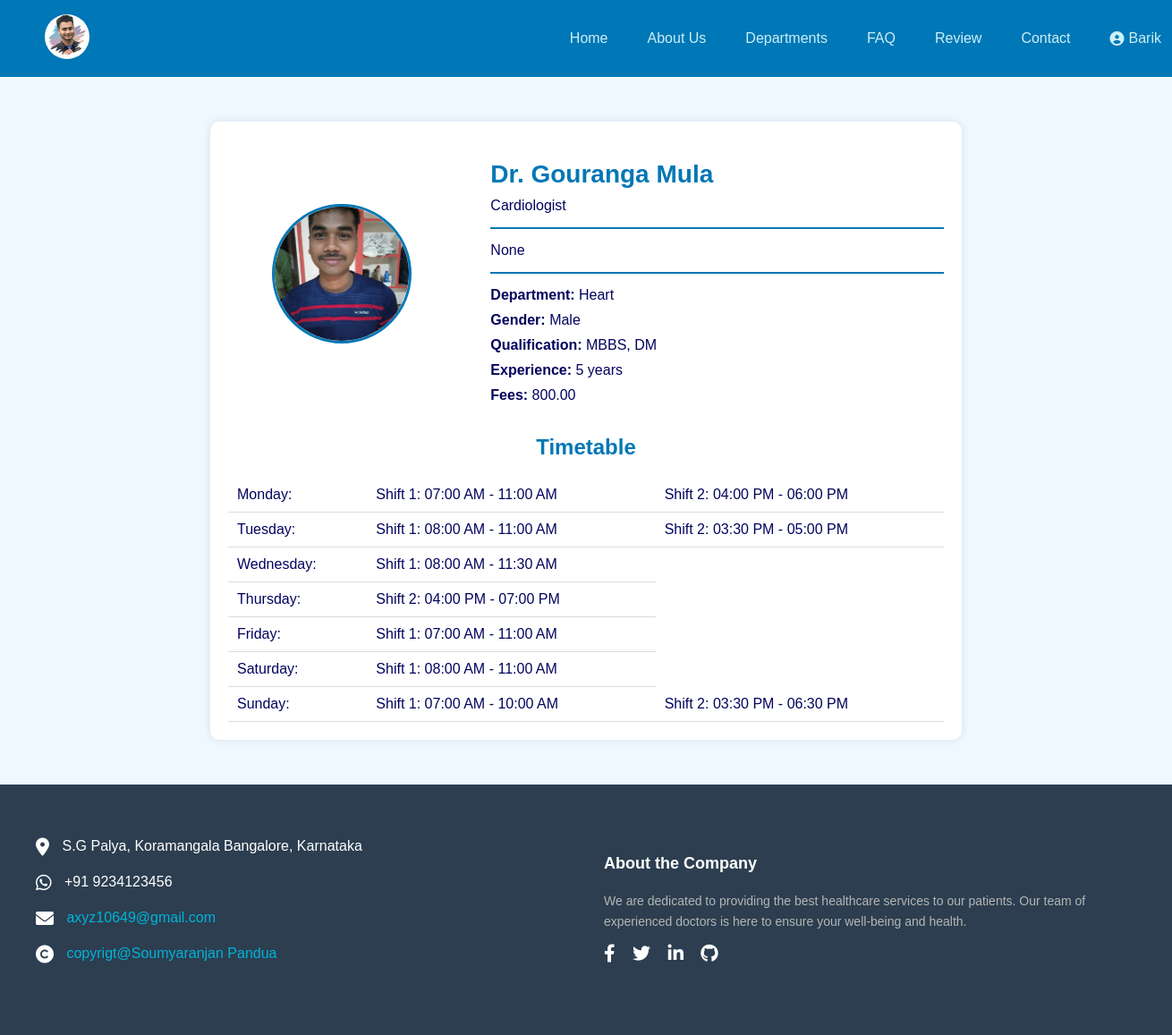
Page /readmore_doctor/1/ (signed in) on the committed database.
### website/models.py (models this page shows, shortened)
class WebsiteContent(models.Model):
    title = models.CharField(max_length=100, default="Doctor Appointment System")
    favicon = models.ImageField(upload_to='images/', default='images/favicon.ico')
    logo_image = models.ImageField(upload_to='images/', default='images/manas.jpg')
    home_image = models.ImageField(upload_to='images/', default='images/doctor.jpg')
    about_image = models.ImageField(upload_to='images/', default='images/about.jpg')
    teeth_image = models.ImageField(upload_to='images/', default='images/teeth.jpeg')
    faq_image = models.ImageField(upload_to='images/', default='images/faq.png')
    address_line1 = models.CharField(max_length=255, default="S.G Palya, Koramangala")
    address_line2 = models.CharField(max_length=255, default="Bangalore, Karnataka")
    phone_number = models.CharField(max_length=20, default="+91 9234123456")
    email = models.EmailField(default="axyz10649@gmail.com")
    copyright_text = models.CharField(max_length=255, default="copyrigt@Soumyaranjan Pandua")
    about_text = models.TextField(default="We are dedicated to providing the best healthcare services to our patients. Our team of experienced doctors is here to ensure your well-being and health.")
    domain = models.CharField(max_length=255, blank=True, null=True)

class Department(models.Model):
    name = models.CharField(max_length=100)
    image = models.ImageField(upload_to='images/')
    url = models.URLField(max_length=200)

### authapp/models.py (models this page shows, shortened)
class DoctorProfile(models.Model):
    user = models.OneToOneField(User, on_delete=models.CASCADE)
    phone = models.CharField(max_length=20)
    department = models.ForeignKey(Department, on_delete=models.SET_NULL, null=True)
    gender = models.CharField(max_length=10, choices=[('male', 'Male'), ('female', 'Female'), ('other', 'Other')])
    designation = models.CharField(max_length=100, blank=True, null=True)
    qualification = models.CharField(max_length=100, blank=True, null=True)
    experience = models.PositiveIntegerField(default=0)
    specialization = models.CharField(max_length=100, blank=True, null=True)
    bio = models.TextField(max_length=500, blank=True, null=True)
    consultant_fees = models.DecimalField(max_digits=10, decimal_places=2, default=0.00)
    profile_image = models.ImageField(upload_to='images/', blank=True, null=True)
    address = models.CharField(max_length=255, blank=True, null=True)
    is_doctor = models.BooleanField(default=True)
    def get_full_name(self):
        return f"Dr. {self.user.first_name} {self.user.last_name}"
    def get_timetable(self):
        return self.timetable.all()

### doctorapp/models.py (models this page shows, shortened)
class DoctorTimetable(models.Model):
    DAY_CHOICES = [
        ('monday', 'Monday'),
        ('tuesday', 'Tuesday'),
        ('wednesday', 'Wednesday'),
        ('thursday', 'Thursday'),
        ('friday', 'Friday'),
        ('saturday', 'Saturday'),
        ('sunday', 'Sunday'),
    ]
    SHIFT_CHOICES = [
        ('shift1', 'Shift 1'),
        ('shift2', 'Shift 2'),
    ]
    doctor = models.ForeignKey(DoctorProfile, on_delete=models.CASCADE, related_name='timetable')
    day = models.CharField(max_length=10, choices=DAY_CHOICES)
    shift = models.CharField(max_length=10, choices=SHIFT_CHOICES)
    start_time = models.TimeField()
    end_time = models.TimeField()
    avg_consult_time = models.IntegerField(default=10)
    class Meta:
        unique_together = ('doctor', 'day', 'shift')  # Prevent duplicate day/shift for the same doctor

### website/views.py (the view)
# urls.py: path('readmore_doctor/<int:doctor_id>/', readmore_doctor_view, name='readmore_doctor'),
@login_required
def readmore_doctor_view(request, doctor_id):
    content = WebsiteContent.objects.first()
    doctor = get_object_or_404(DoctorProfile, id=doctor_id)
    timetable_entries = doctor.get_timetable()
    timetable = defaultdict(list)
    for entry in timetable_entries:
        timetable[entry.day].append(entry)
    return render(request, 'readmore_doctor.html', {
        'content': content,
        'doctor': doctor,
        'timetable': dict(timetable),
    })

### website/templates/readmore_doctor.html (shortened to what this page needs)
{% load static %}
<!DOCTYPE html>
<html lang="en">
<head>
  <link rel="stylesheet" type="text/css" href="{% static 'css/websitecss/styles.css' %}">
  <link rel="stylesheet" href="https://cdnjs.cloudflare.com/ajax/libs/font-awesome/6.0.0-beta3/css/all.min.css">
</head>
<body>
  <header>
    <nav class="navbar">
      <div class="logo">
        <img src="{% if content.logo_image %}{{ content.logo_image.url }}{% else %}{% static 'images/default_logo.png' %}{% endif %}" alt="Doctor Appointment Logo">
      </div>
      <ul class="nav-links">
        <li><a href="#home">Home</a></li>
        <li><a href="#about">About Us</a></li>
        <li><a href="#departments">Departments</a></li>
        <li><a href="#faq-section">FAQ</a></li>
        <li><a href="#testimonial-section">Review</a></li>
        <li><a href="#contact">Contact</a></li>
        <li class="profile-menu">
          {% if request.session.user_id %}
              <a href="#">
                  <i class="fas fa-user-circle"></i> {{ request.session.user_name }}
              </a>
          {% endif %}
      </li>
      </ul>
    </nav>
  </header>
    <section class="doctor-details">
      <div class="doctor-upper">
          <div class="doctor-image">
              <img src="{{ doctor.profile_image.url }}" alt="{{ doctor.get_full_name }}">
          </div>
          <div class="doctor-info">
              <h2>{{ doctor.get_full_name }}</h2>
              <p>{{ doctor.specialization }}</p>
              <hr class="divider">
              <p class="bio">{{ doctor.bio }}</p>
              <hr class="divider">
              <p><strong>Department:</strong> {{ doctor.department.name }}</p>
              <p><strong>Gender:</strong> {{ doctor.get_gender_display }}</p>
              <p><strong>Qualification:</strong> {{ doctor.qualification }}</p>
              <p><strong>Experience:</strong> {{ doctor.experience }} years</p>
              <p><strong>Fees:</strong> {{ doctor.consultant_fees }}</p>
          </div>
      </div>
      <div class="doctor-lower">
        <h3>Timetable</h3>
        {% if timetable %}
            <table>
                {% for day, shifts in timetable.items %}
                <tr>
                    <td>{{ day|capfirst }}:</td>
                    {% for shift in shifts %}
                    <td>{{ shift.get_shift_display }}: {{ shift.start_time|time:"h:i A" }} - {{ shift.end_time|time:"h:i A" }}</td>
                    {% endfor %}
                </tr>
                {% endfor %}
            </table>
        {% else %}
            <p>No timetables set by the doctor.</p>
        {% endif %}
      </div>
  </section>
  <footer class="footer">
    <div class="footer-container">
      <div class="footer-section contact-info">
        <div class="contact-item">
          <i class="fas fa-map-marker-alt"></i>
          <span>{{ content.address_line1 }}</span>
          <span>{{ content.address_line2 }}</span>
        </div>
        <div class="contact-item">
          <i class="fa-brands fa-whatsapp"></i>
          <span>{{ content.phone_number }}</span>
        </div>
        <div class="contact-item">
          <i class="fas fa-envelope"></i>
          <span><a href="mailto:{{ content.email }}">{{ content.email }}</a></span>
        </div>
        <div class="contact-item">
          <i class="fa-solid fa-copyright"></i>
          <span><a href="#">{{ content.copyright_text }}</a></span>
        </div>
      </div>
      <div class="footer-section about">
        <h3>About the Company</h3>
        <p>{{ content.about_text }}</p>
        <div class="social">
          <a href="#"><i class="fab fa-facebook-f"></i></a>
          <a href="#"><i class="fab fa-twitter"></i></a>
          <a href="#"><i class="fab fa-linkedin-in"></i></a>
          <a href="#"><i class="fab fa-github"></i></a>
        </div>
      </div>
    </div>
  </footer>
</body>
</html>

### static/css/websitecss/styles.css (style rules this page uses)
body { font-family: 'Roboto', sans-serif; margin: 0; padding: 0; box-sizing: border-box; color: #03045e; background-color: #caf0f8; overflow-x: hidden; }
header { background-color: #0077b6; padding: 10px 50px; position: sticky; top: 0; z-index: 1000; }
.navbar { display: flex; justify-content: space-between; align-items: center; }
.navbar .logo img { width: 50px; height: 50px; border-radius: 50%; }
.navbar .nav-links { list-style: none; display: flex; align-items: center; gap: 20px; }
.navbar .nav-links li a { text-decoration: none; color: #caf0f8; font-weight: 500; padding: 8px 12px; transition: background-color 0.3s ease; }
.navbar .profile-menu { position: relative; padding-right: 50px; }
.navbar .profile-menu a { display: flex; align-items: center; }
.navbar .profile-menu i { margin-right: 5px; }
header { position: sticky; top: 0; width: 100%; z-index: 1000; }
.footer { background-color: #2c3e50; color: #ffffff; padding: 40px 20px; }
.footer-container { display: flex; justify-content: space-between; flex-wrap: wrap; }
.footer-section { flex: 1; margin: 20px; }
.contact-info .contact-item { margin-bottom: 20px; font-size: 16px; }
.contact-info .contact-item i { font-size: 20px; margin-right: 10px; vertical-align: middle; }
.about h3 { margin-bottom: 20px; font-size: 18px; color: #ffffff; }
.about p { font-size: 14px; line-height: 1.6; color: #b5b5b5; }
.social a { margin-right: 15px; color: #ffffff; font-size: 20px; text-decoration: none; }
.doctor-image { flex: 1; display: flex; align-items: center; justify-content: center; }
.doctor-image img { width: 80px; height: 80px; object-fit: cover; border-radius: 50%; border: 3px solid #0077b6; }
.doctor-info { flex: 2; padding-left: 20px; display: flex; flex-direction: column; justify-content: space-between; }
.doctor-info p { margin: 5px 0; font-size: 1rem; }
body { font-family: Arial, sans-serif; margin: 0; padding: 0; background-color: #f0f8ff; }
h2, h3 { color: #0077b6; margin-bottom: 10px; }
.doctor-details { max-width: 800px; margin: 50px auto; background-color: #ffffff; padding: 20px; border-radius: 10px; box-shadow: 0 0 10px rgba(0, 0, 0, 0.1); }
.doctor-upper { display: flex; flex-wrap: wrap; gap: 20px; margin-bottom: 30px; }
.doctor-image img { width: 150px; height: 150px; object-fit: cover; border-radius: 50%; border: 3px solid #0077b6; }
.doctor-info { flex: 2; display: flex; flex-direction: column; justify-content: center; }
.doctor-info h2 { font-size: 28px; margin-bottom: 5px; }
.doctor-info p { font-size: 16px; margin: 5px 0; }
.divider { border: 1px solid #0077b6; margin: 10px 0; }
.doctor-lower h3 { font-size: 24px; margin-bottom: 20px; text-align: center; }
table { width: 100%; border-collapse: collapse; text-align: left; }
table td { padding: 10px; border-bottom: 1px solid #ddd; }
.contact-item a { color: #00b4d8; text-decoration: none; }

### rows in the picture
WebsiteContent: logo_image (picture), address_line1 "S.G Palya, Koramangala", address_line2 "Bangalore, Karnataka", phone_number "+91 9234123456", email "axyz10649@gmail.com", copyright_text "copyrigt@Soumyaranjan Pandua", about_text "We are dedicated to providing the best healthcare services to our patients. Our team of experienced doctors is here to ensure your well-being and health."
DoctorProfile: profile_image (picture), get_full_name "Dr. Gouranga Mula", specialization "Cardiologist", bio "None", department.name "Heart", gender "Male", qualification "MBBS, DM", experience "5", consultant_fees "800.00"
DoctorTimetable: day "Monday", shift "Shift 1", start_time "07:00 AM", end_time "11:00 AM"
DoctorTimetable: shift "Shift 2", start_time "04:00 PM", end_time "06:00 PM"
DoctorTimetable: day "Tuesday", shift "Shift 1", start_time "08:00 AM", end_time "11:00 AM"
DoctorTimetable: shift "Shift 2", start_time "03:30 PM", end_time "05:00 PM"
DoctorTimetable: day "Wednesday", shift "Shift 1", start_time "08:00 AM", end_time "11:30 AM"
DoctorTimetable: day "Thursday", shift "Shift 2", start_time "04:00 PM", end_time "07:00 PM"
DoctorTimetable: day "Friday", shift "Shift 1", start_time "07:00 AM", end_time "11:00 AM"
DoctorTimetable: day "Saturday", shift "Shift 1", start_time "08:00 AM", end_time "11:00 AM"
DoctorTimetable: day "Sunday", shift "Shift 1", start_time "07:00 AM", end_time "10:00 AM"
DoctorTimetable: shift "Shift 2", start_time "03:30 PM", end_time "06:30 PM"

### other values in the picture
{{ request.session.user_name }} "Barik"
